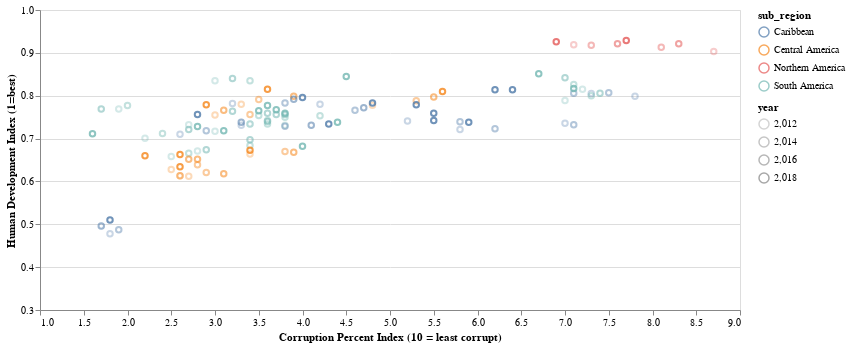

This figure's notebook cell:
### Code cell
america = alt.Chart(tudo[tudo['continent']=='Americas']
    ).encode(
        x = alt.X('CPI:Q',
                  title='Corruption Percent Index (10 = least corrupt)',
                  scale=alt.Scale(zero=False),
                  axis=alt.Axis(grid=False)
                 ),
        y = alt.Y('HDI:Q',
                  title = 'Human Development Index (1=best)',
                  scale=alt.Scale(zero=False,
                                  domain =[.3,1]
                                 )
                 ),
    ).properties(
        width = 700,
        height = 300
)

americaP = america.mark_point().encode(color = alt.Color('sub_region'),opacity='year')




americaP

### Figure 1 — Vega-Lite specification as saved in the notebook (floating-point values rounded to 4 significant figures)
{"config": {"view": {"continuousWidth": 400, "continuousHeight": 300}}, "data": {"name": "data-e79546937e6d759e6232671d25da1287"}, "mark": "point", "encoding": {"color": {"type": "nominal", "field": "sub_region"}, "opacity": {"type": "quantitative", "field": "year"}, "x": {"type": "quantitative", "axis": {"grid": false}, "field": "CPI", "scale": {"zero": false}, "title": "Corruption Percent Index (10 = least corrupt)"}, "y": {"type": "quantitative", "field": "HDI", "scale": {"domain": [0.3, 1], "zero": false}, "title": "Human Development Index (1=best)"}}, "height": 300, "width": 700, "$schema": "https://vega.github.io/schema/vega-lite/v4.8.1.json", "datasets": {"data-e79546937e6d759e6232671d25da1287": [{"Unnamed: 0": 4, "country": "Argentina", "region": "Americas", "CPI": 3.0, "HDI": 0.835, "year": 2011, "Texto": "Argentina", "line": "line", "continent": "Americas", "sub_region": "South America"}, {"Unnamed: 0": 9, "country": "Bahamas", "region": "Americas", "CPI": 7.3, "HDI": 0.805, "year": 2011, "Texto": " ", "line": "line", "continent": "Americas", "sub_region": "Caribbean"}, {"Unnamed: 0": 12, "country": "Barbados", "region": "Americas", "CPI": 7.8, "HDI": 0.799, "year": 2011, "Texto": "Barbados", "line": "line", "continent": "Americas", "sub_region": "Caribbean"}, {"Unnamed: 0": 17, "country": "Bolivia", "region": "Americas", "CPI": 2.8, "HDI": 0.671, "year": 2011, "Texto": " ", "line": "line", "continent": "Americas", "sub_region": "South America"}, {"Unnamed: 0": 20, "country": "Brazil", "region": "Americas", "CPI": 3.8, "HDI": 0.731, "year": 2011, "Texto": " ", "line": "line", "continent": "Americas", "sub_region": "South America"}, {"Unnamed: 0": 27, "country": "Canada", "region": "Americas", "CPI": 8.7, "HDI": 0.903, "year": 2011, "Texto": " ", "line": "line", "continent": "Americas", "sub_region": "Northern America"}, {"Unnamed: 0": 31, "country": "Chile", "region": "Americas", "CPI": 7.2, "HDI": 0.815, "year": 2011, "Texto": " ", "line": "line", "continent": "Americas", "sub_region": "South America"}, {"Unnamed: 0": 33, "country": "Colombia", "region": "Americas", "CPI": 3.4, "HDI": 0.734, "year": 2011, "Texto": " ", "line": "line", "continent": "Americas", "sub_region": "South America"}, {"Unnamed: 0": 36, "country": "Costa Rica", "region": "Americas", "CPI": 4.8, "HDI": 0.778, "year": 2011, "Texto": " ", "line": "line", "continent": "Americas", "sub_region": "Central America"}, {"Unnamed: 0": 39, "country": "Cuba", "region": "Americas", "CPI": 4.2, "HDI": 0.78, "year": 2011, "Texto": " ", "line": "line", "continent": "Americas", "sub_region": "Caribbean"}, {"Unnamed: 0": 45, "country": "Dominica", "region": "Americas", "CPI": 5.2, "HDI": 0.741, "year": 2011, "Texto": " ", "line": "line", "continent": "Americas", "sub_region": "Caribbean"}, {"Unnamed: 0": 46, "country": "Dominican Republic", "region": "Americas", "CPI": 2.6, "HDI": 0.71, "year": 2011, "Texto": " ", "line": "line", "continent": "Americas", "sub_region": "Caribbean"}, {"Unnamed: 0": 47, "country": "Ecuador", "region": "Americas", "CPI": 2.7, "HDI": 0.732, "year": 2011, "Texto": " ", "line": "line", "continent": "Americas", "sub_region": "South America"}, {"Unnamed: 0": 49, "country": "El Salvador", "region": "Americas", "CPI": 3.4, "HDI": 0.664, "year": 2011, "Texto": " ", "line": "line", "continent": "Americas", "sub_region": "Central America"}, {"Unnamed: 0": 63, "country": "Guatemala", "region": "Americas", "CPI": 2.7, "HDI": 0.612, "year": 2011, "Texto": " ", "line": "line", "continent": "Americas", "sub_region": "Central America"}, {"Unnamed: 0": 66, "country": "Guyana", "region": "Americas", "CPI": 2.5, "HDI": 0.658, "year": 2011, "Texto": " ", "line": "line", "continent": "Americas", "sub_region": "South America"}, {"Unnamed: 0": 67, "country": "Haiti", "region": "Americas", "CPI": 1.8, "HDI": 0.478, "year": 2011, "Texto": " ", "line": "line", "continent": "Americas", "sub_region": "Caribbean"}, {"Unnamed: 0": 68, "country": "Honduras", "region": "Americas", "CPI": 2.6, "HDI": 0.613, "year": 2011, "Texto": " ", "line": "line", "continent": "Americas", "sub_region": "Central America"}, {"Unnamed: 0": 78, "country": "Jamaica", "region": "Americas", "CPI": 3.3, "HDI": 0.731, "year": 2011, "Texto": " ", "line": "line", "continent": "Americas", "sub_region": "Caribbean"}, {"Unnamed: 0": 103, "country": "Mexico", "region": "Americas", "CPI": 3.0, "HDI": 0.755, "year": 2011, "Texto": " ", "line": "line", "continent": "Americas", "sub_region": "Central America"}, {"Unnamed: 0": 114, "country": "Nicaragua", "region": "Americas", "CPI": 2.5, "HDI": 0.628, "year": 2011, "Texto": " ", "line": "line", "continent": "Americas", "sub_region": "Central America"}, {"Unnamed: 0": 120, "country": "Panama", "region": "Americas", "CPI": 3.3, "HDI": 0.78, "year": 2011, "Texto": " ", "line": "line", "continent": "Americas", "sub_region": "Central America"}, {"Unnamed: 0": 122, "country": "Paraguay", "region": "Americas", "CPI": 2.2, "HDI": 0.701, "year": 2011, "Texto": " ", "line": "line", "continent": "Americas", "sub_region": "South America"}, {"Unnamed: 0": 123, "country": "Peru", "region": "Americas", "CPI": 3.4, "HDI": 0.734, "year": 2011, "Texto": " ", "line": "line", "continent": "Americas", "sub_region": "South America"}, {"Unnamed: 0": 131, "country": "Saint Lucia", "region": "Americas", "CPI": 7.0, "HDI": 0.736, "year": 2011, "Texto": " ", "line": "line", "continent": "Americas", "sub_region": "Caribbean"}, {"Unnamed: 0": 132, "country": "Saint Vincent and the Grenadines", "region": "Americas", "CPI": 5.8, "HDI": 0.721, "year": 2011, "Texto": " ", "line": "line", "continent": "Americas", "sub_region": "Caribbean"}, {"Unnamed: 0": 148, "country": "Suriname", "region": "Americas", "CPI": 3.0, "HDI": 0.717, "year": 2011, "Texto": " ", "line": "line", "continent": "Americas", "sub_region": "South America"}, {"Unnamed: 0": 159, "country": "Trinidad and Tobago", "region": "Americas", "CPI": 3.2, "HDI": 0.782, "year": 2011, "Texto": " ", "line": "line", "continent": "Americas", "sub_region": "Caribbean"}, {"Unnamed: 0": 167, "country": "United States", "region": "Americas", "CPI": 7.1, "HDI": 0.919, "year": 2011, "Texto": "United States", "line": "line", "continent": "Americas", "sub_region": "Northern America"}, {"Unnamed: 0": 168, "country": "Uruguay", "region": "Americas", "CPI": 7.0, "HDI": 0.789, "year": 2011, "Texto": " ", "line": "line", "continent": "Americas", "sub_region": "South America"}, {"Unnamed: 0": 171, "country": "Venezuela", "region": "Americas", "CPI": 1.9, "HDI": 0.769, "year": 2011, "Texto": "Venezuela", "line": "line", "continent": "Americas", "sub_region": "South America"}, {"Unnamed: 0": 9, "country": "Canada", "region": "AM", "CPI": 8.1, "HDI": 0.913, "year": 2013, "Texto": null, "line": "line", "continent": "Americas", "sub_region": "Northern America"}, {"Unnamed: 0": 14, "country": "Barbados", "region": "AM", "CPI": 7.5, "HDI": 0.807, "year": 2013, "Texto": null, "line": "line", "continent": "Americas", "sub_region": "Caribbean"}, {"Unnamed: 0": 18, "country": "Uruguay", "region": "AM", "CPI": 7.3, "HDI": 0.8, "year": 2013, "Texto": null, "line": "line", "continent": "Americas", "sub_region": "South America"}, {"Unnamed: 0": 19, "country": "United States", "region": "AM", "CPI": 7.3, "HDI": 0.918, "year": 2013, "Texto": null, "line": "line", "continent": "Americas", "sub_region": "Northern America"}, {"Unnamed: 0": 21, "country": "Bahamas", "region": "AM", "CPI": 7.1, "HDI": 0.806, "year": 2013, "Texto": null, "line": "line", "continent": "Americas", "sub_region": "Caribbean"}, {"Unnamed: 0": 22, "country": "Chile", "region": "AM", "CPI": 7.1, "HDI": 0.826, "year": 2013, "Texto": null, "line": "line", "continent": "Americas", "sub_region": "South America"}, {"Unnamed: 0": 24, "country": "Saint Lucia", "region": "AM", "CPI": 7.1, "HDI": 0.732, "year": 2013, "Texto": null, "line": "line", "continent": "Americas", "sub_region": "Caribbean"}, {"Unnamed: 0": 33, "country": "Saint Vincent and the Grenadines", "region": "AM", "CPI": 6.2, "HDI": 0.723, "year": 2013, "Texto": null, "line": "line", "continent": "Americas", "sub_region": "Caribbean"}, {"Unnamed: 0": 39, "country": "Dominica", "region": "AM", "CPI": 5.8, "HDI": 0.739, "year": 2013, "Texto": null, "line": "line", "continent": "Americas", "sub_region": "Caribbean"}, {"Unnamed: 0": 46, "country": "Costa Rica", "region": "AM", "CPI": 5.3, "HDI": 0.788, "year": 2013, "Texto": null, "line": "line", "continent": "Americas", "sub_region": "Central America"}, {"Unnamed: 0": 60, "country": "Cuba", "region": "AM", "CPI": 4.6, "HDI": 0.766, "year": 2013, "Texto": null, "line": "line", "continent": "Americas", "sub_region": "Caribbean"}, {"Unnamed: 0": 70, "country": "Brazil", "region": "AM", "CPI": 4.2, "HDI": 0.753, "year": 2013, "Texto": null, "line": "line", "continent": "Americas", "sub_region": "South America"}, {"Unnamed: 0": 81, "country": "El Salvador", "region": "AM", "CPI": 3.8, "HDI": 0.67, "year": 2013, "Texto": null, "line": "line", "continent": "Americas", "sub_region": "Central America"}, {"Unnamed: 0": 82, "country": "Jamaica", "region": "AM", "CPI": 3.8, "HDI": 0.729, "year": 2013, "Texto": null, "line": "line", "continent": "Americas", "sub_region": "Caribbean"}, {"Unnamed: 0": 85, "country": "Peru", "region": "AM", "CPI": 3.8, "HDI": 0.75, "year": 2013, "Texto": null, "line": "line", "continent": "Americas", "sub_region": "South America"}, {"Unnamed: 0": 86, "country": "Trinidad and Tobago", "region": "AM", "CPI": 3.8, "HDI": 0.783, "year": 2013, "Texto": null, "line": "line", "continent": "Americas", "sub_region": "Caribbean"}, {"Unnamed: 0": 94, "country": "Colombia", "region": "AM", "CPI": 3.6, "HDI": 0.742, "year": 2013, "Texto": null, "line": "line", "continent": "Americas", "sub_region": "South America"}, {"Unnamed: 0": 98, "country": "Suriname", "region": "AM", "CPI": 3.6, "HDI": 0.734, "year": 2013, "Texto": null, "line": "line", "continent": "Americas", "sub_region": "South America"}, {"Unnamed: 0": 99, "country": "Ecuador", "region": "AM", "CPI": 3.5, "HDI": 0.754, "year": 2013, "Texto": null, "line": "line", "continent": "Americas", "sub_region": "South America"}, {"Unnamed: 0": 101, "country": "Panama", "region": "AM", "CPI": 3.5, "HDI": 0.791, "year": 2013, "Texto": null, "line": "line", "continent": "Americas", "sub_region": "Central America"}, {"Unnamed: 0": 103, "country": "Argentina", "region": "AM", "CPI": 3.4, "HDI": 0.835, "year": 2013, "Texto": null, "line": "line", "continent": "Americas", "sub_region": "South America"}, {"Unnamed: 0": 104, "country": "Bolivia", "region": "AM", "CPI": 3.4, "HDI": 0.684, "year": 2013, "Texto": null, "line": "line", "continent": "Americas", "sub_region": "South America"}, {"Unnamed: 0": 106, "country": "Mexico", "region": "AM", "CPI": 3.4, "HDI": 0.756, "year": 2013, "Texto": null, "line": "line", "continent": "Americas", "sub_region": "Central America"}, {"Unnamed: 0": 120, "country": "Dominican Republic", "region": "AM", "CPI": 2.9, "HDI": 0.718, "year": 2013, "Texto": null, "line": "line", "continent": "Americas", "sub_region": "Caribbean"}, {"Unnamed: 0": 121, "country": "Guatemala", "region": "AM", "CPI": 2.9, "HDI": 0.621, "year": 2013, "Texto": null, "line": "line", "continent": "Americas", "sub_region": "Central America"}, {"Unnamed: 0": 129, "country": "Nicaragua", "region": "AM", "CPI": 2.8, "HDI": 0.639, "year": 2013, "Texto": null, "line": "line", "continent": "Americas", "sub_region": "Central America"}, {"Unnamed: 0": 134, "country": "Guyana", "region": "AM", "CPI": 2.7, "HDI": 0.666, "year": 2013, "Texto": null, "line": "line", "continent": "Americas", "sub_region": "South America"}, {"Unnamed: 0": 136, "country": "Honduras", "region": "AM", "CPI": 2.6, "HDI": 0.613, "year": 2013, "Texto": null, "line": "line", "continent": "Americas", "sub_region": "Central America"}, {"Unnamed: 0": 148, "country": "Paraguay", "region": "AM", "CPI": 2.4, "HDI": 0.712, "year": 2013, "Texto": null, "line": "line", "continent": "Americas", "sub_region": "South America"}, {"Unnamed: 0": 158, "country": "Venezuela", "region": "AM", "CPI": 2.0, "HDI": 0.777, "year": 2013, "Texto": null, "line": "line", "continent": "Americas", "sub_region": "South America"}, {"Unnamed: 0": 162, "country": "Haiti", "region": "AM", "CPI": 1.9, "HDI": 0.487, "year": 2013, "Texto": null, "line": "line", "continent": "Americas", "sub_region": "Caribbean"}, {"Unnamed: 0": 9, "country": "Canada", "region": "AME", "CPI": 8.3, "HDI": 0.921, "year": 2015, "Texto": null, "line": "line", "continent": "Americas", "sub_region": "Northern America"}, {"Unnamed: 0": 16, "country": "United States", "region": "AME", "CPI": 7.6, "HDI": 0.921, "year": 2015, "Texto": null, "line": "line", "continent": "Americas", "sub_region": "Northern America"}, {"Unnamed: 0": 20, "country": "Uruguay", "region": "AME", "CPI": 7.4, "HDI": 0.806, "year": 2015, "Texto": null, "line": "line", "continent": "Americas", "sub_region": "South America"}, {"Unnamed: 0": 22, "country": "Chile", "region": "AME", "CPI": 7.0, "HDI": 0.842, "year": 2015, "Texto": null, "line": "line", "continent": "Americas", "sub_region": "South America"}, {"Unnamed: 0": 39, "country": "Costa Rica", "region": "AME", "CPI": 5.5, "HDI": 0.797, "year": 2015, "Texto": null, "line": "line", "continent": "Americas", "sub_region": "Central America"}, {"Unnamed: 0": 54, "country": "Cuba", "region": "AME", "CPI": 4.7, "HDI": 0.772, "year": 2015, "Texto": null, "line": "line", "continent": "Americas", "sub_region": "Caribbean"}, {"Unnamed: 0": 67, "country": "Jamaica", "region": "AME", "CPI": 4.1, "HDI": 0.731, "year": 2015, "Texto": null, "line": "line", "continent": "Americas", "sub_region": "Caribbean"}, {"Unnamed: 0": 69, "country": "El Salvador", "region": "AME", "CPI": 3.9, "HDI": 0.668, "year": 2015, "Texto": null, "line": "line", "continent": "Americas", "sub_region": "Central America"}, {"Unnamed: 0": 71, "country": "Panama", "region": "AME", "CPI": 3.9, "HDI": 0.799, "year": 2015, "Texto": null, "line": "line", "continent": "Americas", "sub_region": "Central America"}, {"Unnamed: 0": 72, "country": "Trinidad and Tobago", "region": "AME", "CPI": 3.9, "HDI": 0.792, "year": 2015, "Texto": null, "line": "line", "continent": "Americas", "sub_region": "Caribbean"}, {"Unnamed: 0": 74, "country": "Brazil", "region": "AME", "CPI": 3.8, "HDI": 0.756, "year": 2015, "Texto": null, "line": "line", "continent": "Americas", "sub_region": "South America"}, {"Unnamed: 0": 82, "country": "Colombia", "region": "AME", "CPI": 3.7, "HDI": 0.756, "year": 2015, "Texto": null, "line": "line", "continent": "Americas", "sub_region": "South America"}, {"Unnamed: 0": 90, "country": "Peru", "region": "AME", "CPI": 3.6, "HDI": 0.759, "year": 2015, "Texto": null, "line": "line", "continent": "Americas", "sub_region": "South America"}, {"Unnamed: 0": 91, "country": "Suriname", "region": "AME", "CPI": 3.6, "HDI": 0.74, "year": 2015, "Texto": null, "line": "line", "continent": "Americas", "sub_region": "South America"}, {"Unnamed: 0": 95, "country": "Bolivia", "region": "AME", "CPI": 3.4, "HDI": 0.697, "year": 2015, "Texto": null, "line": "line", "continent": "Americas", "sub_region": "South America"}, {"Unnamed: 0": 99, "country": "Dominican Republic", "region": "AME", "CPI": 3.3, "HDI": 0.738, "year": 2015, "Texto": null, "line": "line", "continent": "Americas", "sub_region": "Caribbean"}, {"Unnamed: 0": 102, "country": "Argentina", "region": "AME", "CPI": 3.2, "HDI": 0.84, "year": 2015, "Texto": null, "line": "line", "continent": "Americas", "sub_region": "South America"}, {"Unnamed: 0": 105, "country": "Ecuador", "region": "AME", "CPI": 3.2, "HDI": 0.764, "year": 2015, "Texto": null, "line": "line", "continent": "Americas", "sub_region": "South America"}, {"Unnamed: 0": 107, "country": "Honduras", "region": "AME", "CPI": 3.1, "HDI": 0.618, "year": 2015, "Texto": null, "line": "line", "continent": "Americas", "sub_region": "Central America"}, {"Unnamed: 0": 110, "country": "Mexico", "region": "AME", "CPI": 3.1, "HDI": 0.766, "year": 2015, "Texto": null, "line": "line", "continent": "Americas", "sub_region": "Central America"}, {"Unnamed: 0": 116, "country": "Guyana", "region": "AME", "CPI": 2.9, "HDI": 0.674, "year": 2015, "Texto": null, "line": "line", "continent": "Americas", "sub_region": "South America"}, {"Unnamed: 0": 120, "country": "Guatemala", "region": "AME", "CPI": 2.8, "HDI": 0.652, "year": 2015, "Texto": null, "line": "line", "continent": "Americas", "sub_region": "Central America"}, {"Unnamed: 0": 129, "country": "Nicaragua", "region": "AME", "CPI": 2.7, "HDI": 0.652, "year": 2015, "Texto": null, "line": "line", "continent": "Americas", "sub_region": "Central America"}, {"Unnamed: 0": 130, "country": "Paraguay", "region": "AME", "CPI": 2.7, "HDI": 0.721, "year": 2015, "Texto": null, "line": "line", "continent": "Americas", "sub_region": "South America"}, {"Unnamed: 0": 155, "country": "Haiti", "region": "AME", "CPI": 1.7, "HDI": 0.496, "year": 2015, "Texto": null, "line": "line", "continent": "Americas", "sub_region": "Caribbean"}, {"Unnamed: 0": 156, "country": "Venezuela", "region": "AME", "CPI": 1.7, "HDI": 0.769, "year": 2015, "Texto": null, "line": "line", "continent": "Americas", "sub_region": "South America"}, {"Unnamed: 0": 13, "country": "Canada", "region": "AME", "CPI": 7.7, "HDI": 0.929, "year": 2019, "Texto": null, "line": "line", "continent": "Americas", "sub_region": "Northern America"}, {"Unnamed: 0": 21, "country": "Uruguay", "region": "AME", "CPI": 7.1, "HDI": 0.817, "year": 2019, "Texto": null, "line": "line", "continent": "Americas", "sub_region": "South America"}, {"Unnamed: 0": 23, "country": "United States", "region": "AME", "CPI": 6.9, "HDI": 0.926, "year": 2019, "Texto": null, "line": "line", "continent": "Americas", "sub_region": "Northern America"}, {"Unnamed: 0": 25, "country": "Chile", "region": "AME", "CPI": 6.7, "HDI": 0.851, "year": 2019, "Texto": null, "line": "line", "continent": "Americas", "sub_region": "South America"}, {"Unnamed: 0": 27, "country": "Bahamas", "region": "AME", "CPI": 6.4, "HDI": 0.814, "year": 2019, "Texto": null, "line": "line", "continent": "Americas", "sub_region": "Caribbean"}, {"Unnamed: 0": 28, "country": "Barbados", "region": "AME", "CPI": 6.2, "HDI": 0.814, "year": 2019, "Texto": null, "line": "line", "continent": "Americas", "sub_region": "Caribbean"}, {"Unnamed: 0": 38, "country": "Saint Vincent and the Grenadines", "region": "AME", "CPI": 5.9, "HDI": 0.738, "year": 2019, "Texto": null, "line": "line", "continent": "Americas", "sub_region": "Caribbean"}, {"Unnamed: 0": 42, "country": "Costa Rica", "region": "AME", "CPI": 5.6, "HDI": 0.81, "year": 2019, "Texto": null, "line": "line", "continent": "Americas", "sub_region": "Central America"}, {"Unnamed: 0": 46, "country": "Dominica", "region": "AME", "CPI": 5.5, "HDI": 0.742, "year": 2019, "Texto": null, "line": "line", "continent": "Americas", "sub_region": "Caribbean"}, {"Unnamed: 0": 47, "country": "Saint Lucia", "region": "AME", "CPI": 5.5, "HDI": 0.759, "year": 2019, "Texto": null, "line": "line", "continent": "Americas", "sub_region": "Caribbean"}, {"Unnamed: 0": 49, "country": "Grenada", "region": "AME", "CPI": 5.3, "HDI": 0.779, "year": 2019, "Texto": null, "line": "line", "continent": "Americas", "sub_region": "Caribbean"}, {"Unnamed: 0": 58, "country": "Cuba", "region": "AME", "CPI": 4.8, "HDI": 0.783, "year": 2019, "Texto": null, "line": "line", "continent": "Americas", "sub_region": "Caribbean"}, {"Unnamed: 0": 64, "country": "Argentina", "region": "AME", "CPI": 4.5, "HDI": 0.845, "year": 2019, "Texto": null, "line": "line", "continent": "Americas", "sub_region": "South America"}, {"Unnamed: 0": 71, "country": "Suriname", "region": "AME", "CPI": 4.4, "HDI": 0.738, "year": 2019, "Texto": null, "line": "line", "continent": "Americas", "sub_region": "South America"}, {"Unnamed: 0": 73, "country": "Jamaica", "region": "AME", "CPI": 4.3, "HDI": 0.734, "year": 2019, "Texto": null, "line": "line", "continent": "Americas", "sub_region": "Caribbean"}, {"Unnamed: 0": 84, "country": "Guyana", "region": "AME", "CPI": 4.0, "HDI": 0.682, "year": 2019, "Texto": null, "line": "line", "continent": "Americas", "sub_region": "South America"}, {"Unnamed: 0": 88, "country": "Trinidad and Tobago", "region": "AME", "CPI": 4.0, "HDI": 0.796, "year": 2019, "Texto": null, "line": "line", "continent": "Americas", "sub_region": "Caribbean"}, {"Unnamed: 0": 91, "country": "Ecuador", "region": "AME", "CPI": 3.8, "HDI": 0.759, "year": 2019, "Texto": null, "line": "line", "continent": "Americas", "sub_region": "South America"}, {"Unnamed: 0": 94, "country": "Colombia", "region": "AME", "CPI": 3.7, "HDI": 0.767, "year": 2019, "Texto": null, "line": "line", "continent": "Americas", "sub_region": "South America"}, {"Unnamed: 0": 100, "country": "Panama", "region": "AME", "CPI": 3.6, "HDI": 0.815, "year": 2019, "Texto": null, "line": "line", "continent": "Americas", "sub_region": "Central America"}, {"Unnamed: 0": 101, "country": "Peru", "region": "AME", "CPI": 3.6, "HDI": 0.777, "year": 2019, "Texto": null, "line": "line", "continent": "Americas", "sub_region": "South America"}, {"Unnamed: 0": 105, "country": "Brazil", "region": "AME", "CPI": 3.5, "HDI": 0.765, "year": 2019, "Texto": null, "line": "line", "continent": "Americas", "sub_region": "South America"}, {"Unnamed: 0": 109, "country": "El Salvador", "region": "AME", "CPI": 3.4, "HDI": 0.673, "year": 2019, "Texto": null, "line": "line", "continent": "Americas", "sub_region": "Central America"}, {"Unnamed: 0": 119, "country": "Bolivia", "region": "AME", "CPI": 3.1, "HDI": 0.718, "year": 2019, "Texto": null, "line": "line", "continent": "Americas", "sub_region": "South America"}, {"Unnamed: 0": 130, "country": "Mexico", "region": "AME", "CPI": 2.9, "HDI": 0.779, "year": 2019, "Texto": null, "line": "line", "continent": "Americas", "sub_region": "Central America"}, {"Unnamed: 0": 133, "country": "Dominican Republic", "region": "AME", "CPI": 2.8, "HDI": 0.756, "year": 2019, "Texto": null, "line": "line", "continent": "Americas", "sub_region": "Caribbean"}, {"Unnamed: 0": 139, "country": "Paraguay", "region": "AME", "CPI": 2.8, "HDI": 0.728, "year": 2019, "Texto": null, "line": "line", "continent": "Americas", "sub_region": "South America"}, {"Unnamed: 0": 144, "country": "Guatemala", "region": "AME", "CPI": 2.6, "HDI": 0.663, "year": 2019, "Texto": null, "line": "line", "continent": "Americas", "sub_region": "Central America"}, {"Unnamed: 0": 145, "country": "Honduras", "region": "AME", "CPI": 2.6, "HDI": 0.634, "year": 2019, "Texto": null, "line": "line", "continent": "Americas", "sub_region": "Central America"}, {"Unnamed: 0": 157, "country": "Nicaragua", "region": "AME", "CPI": 2.2, "HDI": 0.66, "year": 2019, "Texto": null, "line": "line", "continent": "Americas", "sub_region": "Central America"}, {"Unnamed: 0": 166, "country": "Haiti", "region": "AME", "CPI": 1.8, "HDI": 0.51, "year": 2019, "Texto": null, "line": "line", "continent": "Americas", "sub_region": "Caribbean"}, {"Unnamed: 0": 171, "country": "Venezuela", "region": "AME", "CPI": 1.6, "HDI": 0.711, "year": 2019, "Texto": null, "line": "line", "continent": "Americas", "sub_region": "South America"}]}}
